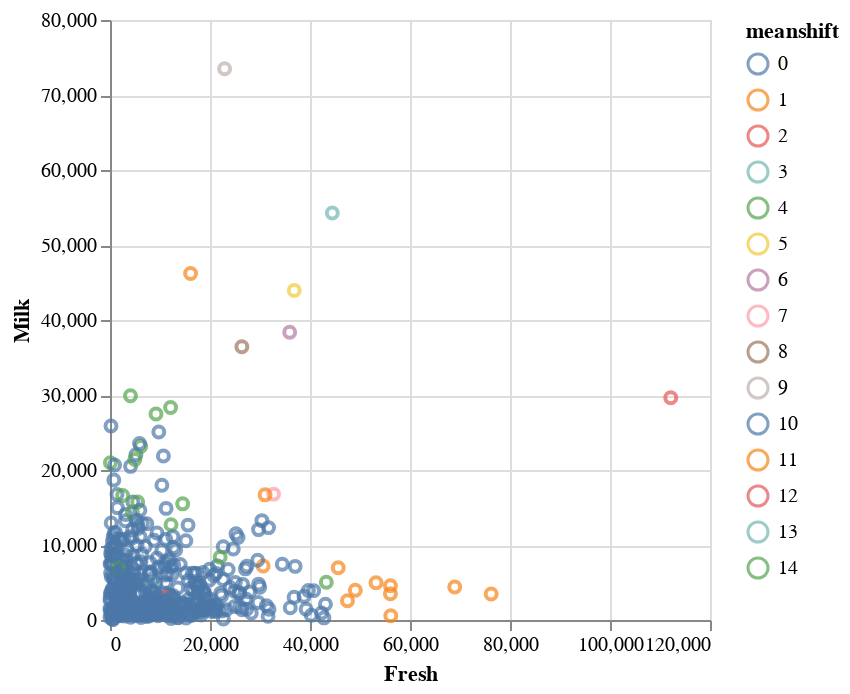
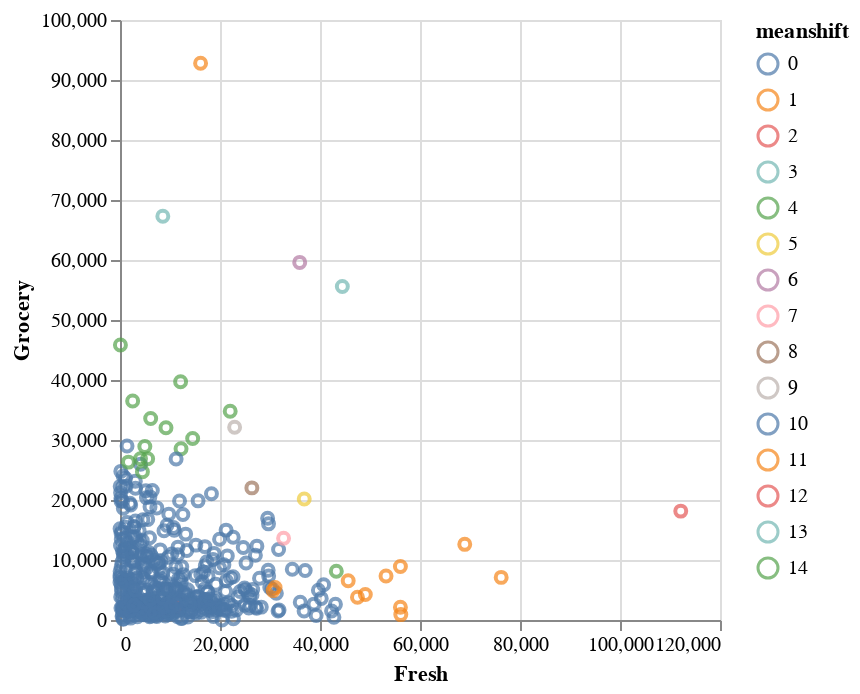
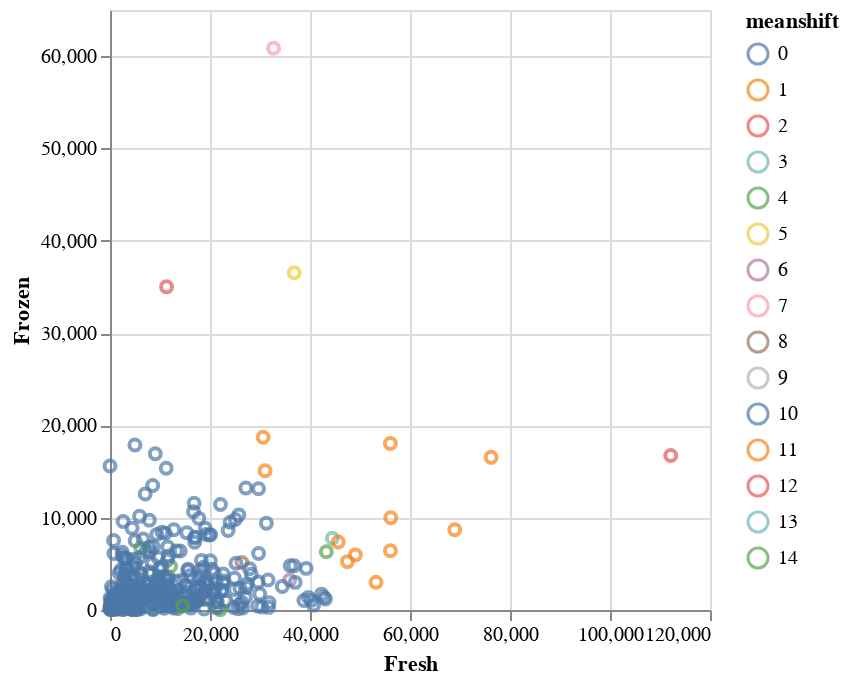
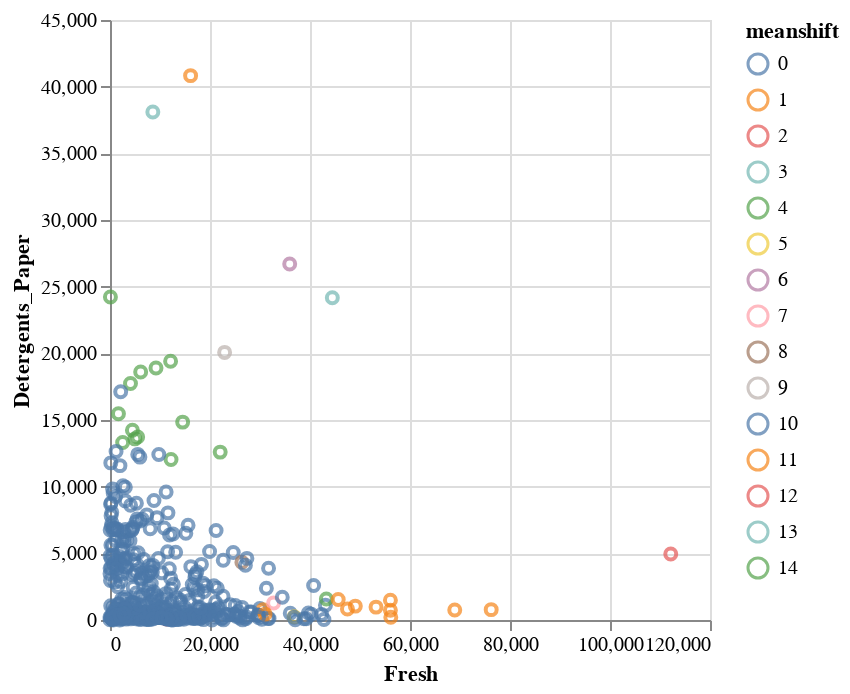

Notebook code for these charts, in order:
### Code cell
# Solution
base = alt.Chart(df).mark_point().encode(color='meanshift:N')
for a, b in pairs:
  base.encode(x=a, y=b).display()

### Figure 1 — Vega-Lite specification as saved in the notebook (floating-point values rounded to 4 significant figures; data arrays with more than 128 entries replaced by an {"elided": "..."} marker saying what was removed)
{"config": {"view": {"continuousWidth": 300, "continuousHeight": 300}}, "data": {"name": "data-888ea95c426b3a0f65a7447ce0806c2a"}, "mark": {"type": "point"}, "encoding": {"color": {"field": "meanshift", "type": "nominal"}, "x": {"field": "Fresh", "type": "quantitative"}, "y": {"field": "Milk", "type": "quantitative"}}, "$schema": "https://vega.github.io/schema/vega-lite/v5.20.1.json", "datasets": {"data-888ea95c426b3a0f65a7447ce0806c2a": {"elided": "440 records"}}}

### Figure 2 — Vega-Lite specification as saved in the notebook (floating-point values rounded to 4 significant figures; data arrays with more than 128 entries replaced by an {"elided": "..."} marker saying what was removed)
{"config": {"view": {"continuousWidth": 300, "continuousHeight": 300}}, "data": {"name": "data-888ea95c426b3a0f65a7447ce0806c2a"}, "mark": {"type": "point"}, "encoding": {"color": {"field": "meanshift", "type": "nominal"}, "x": {"field": "Fresh", "type": "quantitative"}, "y": {"field": "Grocery", "type": "quantitative"}}, "$schema": "https://vega.github.io/schema/vega-lite/v5.20.1.json", "datasets": {"data-888ea95c426b3a0f65a7447ce0806c2a": {"elided": "440 records"}}}

### Figure 3 — Vega-Lite specification as saved in the notebook (floating-point values rounded to 4 significant figures; data arrays with more than 128 entries replaced by an {"elided": "..."} marker saying what was removed)
{"config": {"view": {"continuousWidth": 300, "continuousHeight": 300}}, "data": {"name": "data-888ea95c426b3a0f65a7447ce0806c2a"}, "mark": {"type": "point"}, "encoding": {"color": {"field": "meanshift", "type": "nominal"}, "x": {"field": "Fresh", "type": "quantitative"}, "y": {"field": "Frozen", "type": "quantitative"}}, "$schema": "https://vega.github.io/schema/vega-lite/v5.20.1.json", "datasets": {"data-888ea95c426b3a0f65a7447ce0806c2a": {"elided": "440 records"}}}

### Figure 4 — Vega-Lite specification as saved in the notebook (floating-point values rounded to 4 significant figures; data arrays with more than 128 entries replaced by an {"elided": "..."} marker saying what was removed)
{"config": {"view": {"continuousWidth": 300, "continuousHeight": 300}}, "data": {"name": "data-888ea95c426b3a0f65a7447ce0806c2a"}, "mark": {"type": "point"}, "encoding": {"color": {"field": "meanshift", "type": "nominal"}, "x": {"field": "Fresh", "type": "quantitative"}, "y": {"field": "Detergents_Paper", "type": "quantitative"}}, "$schema": "https://vega.github.io/schema/vega-lite/v5.20.1.json", "datasets": {"data-888ea95c426b3a0f65a7447ce0806c2a": {"elided": "440 records"}}}
